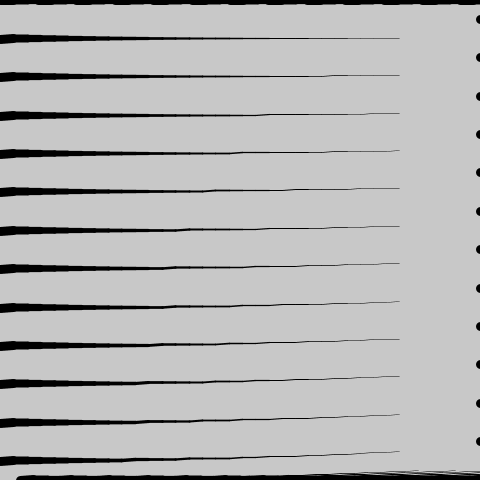
Frame 1 (no input)
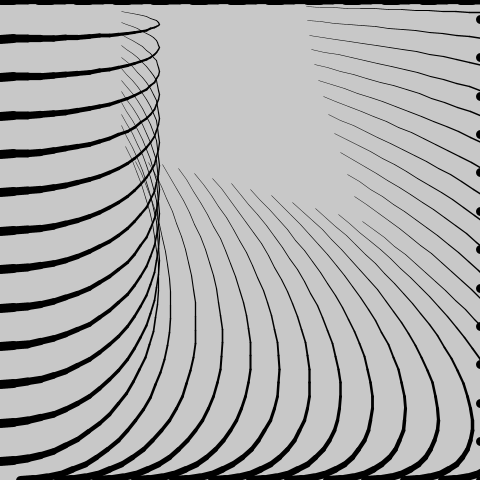
Frame 60 (the mouse pressed at the canvas centre just before this capture)
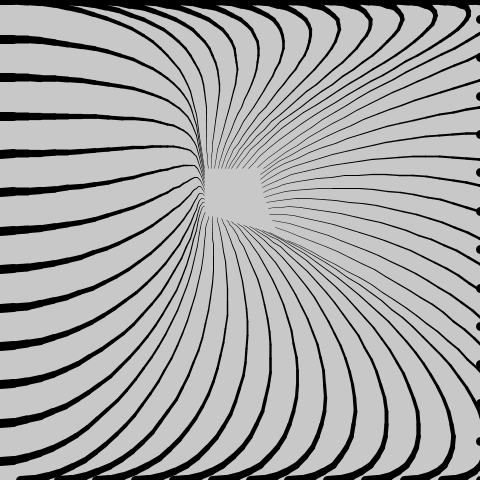
Frame 120 (the mouse held since frame 60 and released just before this capture)

The Processing sketch that drew these frames (run headless with seeded random() and noise(); from frame 60 on, the mouse is pressed at the canvas centre):

// Processing sketch: cilia3
// ── cilia3.pde
Cilia[] leeches;

void setup() {
  size(480, 480);
  //  frameRate(10);
  ellipse(10, 10, 40, 40);
  int perimeter = (width + height) * 2;
  leeches = new Cilia[50];
  for (int i = 0; i < leeches.length; ++i) {
    //leeches[i] = new Cilia((int)random(width), (int) random(height));
    int distAlongPerimeter = i * perimeter / leeches.length;
    if ( distAlongPerimeter < width)
      leeches[i] = new Cilia(distAlongPerimeter, 0);
    else if ( distAlongPerimeter < width + height)
      leeches[i] = new Cilia(width, distAlongPerimeter - width);
    else if ( distAlongPerimeter < 2 * width + height)
      leeches[i] = new Cilia(2 * width - distAlongPerimeter + height, height);
    else leeches[i] = new Cilia(0, 2 * height - distAlongPerimeter + 2 * width);
  }
}

void draw() {
  background(200);
  for (int i = 0; i < leeches.length; ++i)
    leeches[i].draw();
}

class Cilia {
  int numSegments = 30;
  float segmentLength;
  float endpointX[];
  float endpointY[];

  public Cilia(int x, int y) {
    endpointX = new float[numSegments+1];
    endpointY = new float[numSegments+1];
    segmentLength = dist(0, 0, width, height) / numSegments * 0.6;
    endpointX[0] = x;
    endpointY[0] = y;
    for (int i = 1; i <= numSegments; ++i) {
      endpointX[i] =  endpointX[i-1] + segmentLength;
      endpointY[i] = y;
    }
  }

  public void draw() {
    //Drawing a leeches consisting of segments. These segments
    //could be fixed length, or decreasing. They could be drawn
    //with lines, or just draw the endpoints. Segments
    //are index with 0 being the base, and numSegments -1 being 
    //the tip.

    //Use easing with each segment. The amount of easing
    //could be based on index, or distance of the segment 
    //from the mouse pointer.

    //Start with drawing circles at the endpoints, easing based
    //on index. 
    //  ellipse(endpointX[0], endpointY[0], 10, 10);
   float segmentWidth = 10;
    for (int i = 1; i <= numSegments; ++i) {
      float easeWeightOnMouse = 0.02 * i * i / numSegments /numSegments ;
      float newX = endpointX[i] + (mouseX - endpointX[i] ) * easeWeightOnMouse;
      float newY = endpointY[i] + (mouseY - endpointY[i] ) * easeWeightOnMouse;
      float distToNewPoint = dist(endpointX[i-1], endpointY[i-1], newX, newY);
      //float segmentLength = segmentLength(i);
      float deltaScalar =  1;
      if (segmentLength < distToNewPoint)
        deltaScalar =  segmentLength / distToNewPoint;
      endpointX[i] = endpointX[i-1] + (newX - endpointX[i-1]) * deltaScalar;
      endpointY[i] = endpointY[i-1] + (newY - endpointY[i-1]) * deltaScalar;
      segmentWidth *= 0.9;
      strokeWeight(segmentWidth);
      line(endpointX[i-1], endpointY[i-1], endpointX[i], endpointY[i]);
    }
    strokeWeight(2);
    //ellipse(endpointX[numSegments], endpointY[numSegments], 10, 10);
  }

  //  float segmentLength(int index) {
  //    return firstSegmentLength;
  //  }
}
